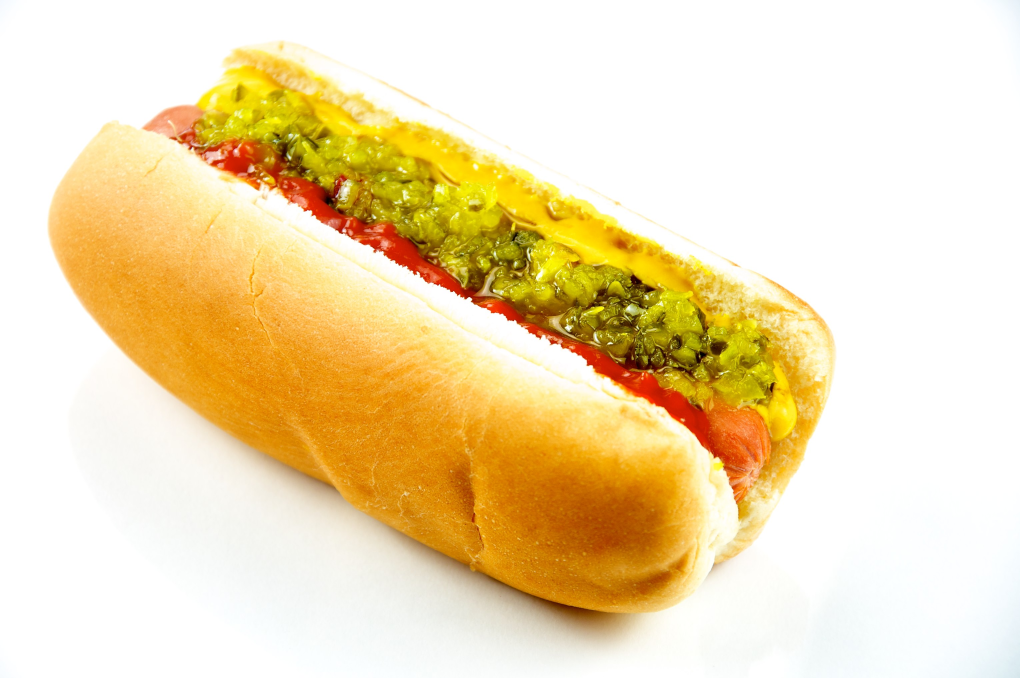
#> input picture test_img.jpg, 3060 x 2033 px (shown at 1/3 size)
$ jupyter execute --allow-errors 'SIFT Feature extraction.ipynb'
#> lines starting #> are read from the running program, lines starting #| are printed output that depends on the picture
[cell 1]
import numpy as np
import cv2
import matplotlib.pyplot as plt

[cell 2]
img = cv2.imread('test_img.jpg')
#> img is the input picture: shape (2033, 3060, 3); mean B, G, R 178.4, 221.4, 241.6
img = cv2.resize(img, (0,0), fx=0.1, fy=0.1)
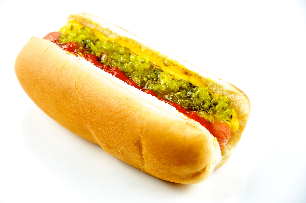
#> img: shape (203, 306, 3); mean B, G, R 178.4, 221.5, 241.7
cv2.imshow('img', img)

rgb_img = cv2.cvtColor(img, cv2.COLOR_BGR2RGB)
plt.imshow(rgb_img)
plt.title('Our Original Image')
plt.show()
